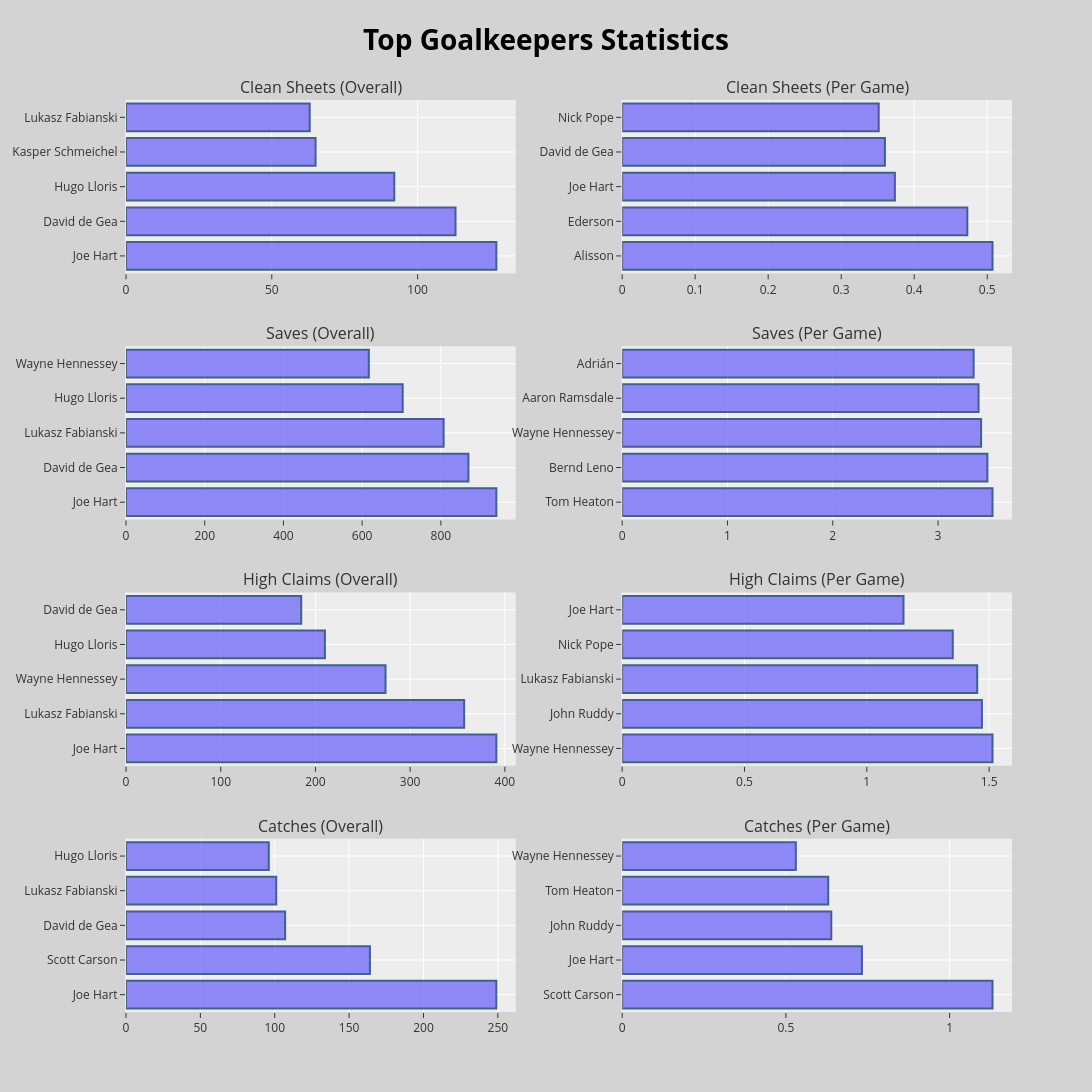

This figure's notebook cell:
### Markdown cell above
## 3. Players Stats By Playing Position <a class="anchor" id="3"></a>
### 3.1 Goalkeepers  <a class="anchor" id="3.1"></a>

One of the key stats for goalkeepers is the much coveted `clean sheet` (conceeding zero goals in a game). Although this stat is not entierly dependent on the performance/ability of the goalkeeper only (a solid defence-line infront of a goalkeeper always helps), this metric shows how good a goal keeper is. The goalkeeper who kept the most clean sheets is awarded a golden-glove for thier effort at the end of a season. Other important qualities of a goalkeeper are:

*  Clean sheets
*  Saves
*  Penalties saved 
*  Punches 
*  High Claims 
*  Catches

**Extra info**: 
Most Expensive goal keepers in the EPL are:
1. Kepa Arrizabalaga (SPN), Athletic Bilbao to Chelsea in 2018, £71m
2. Alisson Becker (BRA), AS Roma to Liverpool in 2018, £65m
3. Ederson Moraes (BRA), Benfica to Manchester City in 2017, £34.7m

[Here is the reference. ](https://www.espn.com/soccer/soccer-transfers/story/3135816/the-10-most-expensive-goalkeepers-kepa-alisson-becker-courtois-ederson)

### Code cell
from plotly.subplots import make_subplots
import plotly.graph_objects as go

# =========================
# TOP N PLAYERS
# =========================

head = 5

# -------------------------
# OVERALL STATS
# -------------------------

df1 = goalies_38app.sort_values(
    by='Clean sheets',
    ascending=False
).head(head)

df2 = goalies_38app.sort_values(
    by='Saves',
    ascending=False
).head(head)

df3 = goalies_38app.sort_values(
    by='High Claims',
    ascending=False
).head(head)

df4 = goalies_38app.sort_values(
    by='Catches',
    ascending=False
).head(head)

# -------------------------
# PER GAME STATS
# -------------------------

df11 = goalies_.sort_values(
    by='Clean sheets',
    ascending=False
).head(head)

df12 = goalies_.sort_values(
    by='Saves',
    ascending=False
).head(head)

df13 = goalies_.sort_values(
    by='High Claims',
    ascending=False
).head(head)

df14 = goalies_.sort_values(
    by='Catches',
    ascending=False
).head(head)

# =========================
# CREATE SUBPLOTS
# =========================

fig = make_subplots(
    rows=4,
    cols=2,

    subplot_titles=(
        'Clean Sheets (Overall)',
        'Clean Sheets (Per Game)',

        'Saves (Overall)',
        'Saves (Per Game)',

        'High Claims (Overall)',
        'High Claims (Per Game)',

        'Catches (Overall)',
        'Catches (Per Game)'
    ),

    horizontal_spacing=0.12,
    vertical_spacing=0.08
)

# =========================
# ADD BAR CHARTS
# =========================

# Row 1
fig.add_trace(
    go.Bar(
        y=df1["Name"],
        x=df1['Clean sheets'],
        hovertext=df1['Club'],
        orientation='h',
        name='Clean Sheets Overall'
    ),
    row=1, col=1
)

fig.add_trace(
    go.Bar(
        y=df11["Name"],
        x=df11['Clean sheets'],
        hovertext=df11['Club'],
        orientation='h',
        name='Clean Sheets Per Game'
    ),
    row=1, col=2
)

# Row 2
fig.add_trace(
    go.Bar(
        y=df2["Name"],
        x=df2['Saves'],
        hovertext=df2['Club'],
        orientation='h',
        name='Saves Overall'
    ),
    row=2, col=1
)

fig.add_trace(
    go.Bar(
        y=df12["Name"],
        x=df12['Saves'],
        hovertext=df12['Club'],
        orientation='h',
        name='Saves Per Game'
    ),
    row=2, col=2
)

# Row 3
fig.add_trace(
    go.Bar(
        y=df3["Name"],
        x=df3['High Claims'],
        hovertext=df3['Club'],
        orientation='h',
        name='High Claims Overall'
    ),
    row=3, col=1
)

fig.add_trace(
    go.Bar(
        y=df13["Name"],
        x=df13['High Claims'],
        hovertext=df13['Club'],
        orientation='h',
        name='High Claims Per Game'
    ),
    row=3, col=2
)

# Row 4
fig.add_trace(
    go.Bar(
        y=df4["Name"],
        x=df4['Catches'],
        hovertext=df4['Club'],
        orientation='h',
        name='Catches Overall'
    ),
    row=4, col=1
)

fig.add_trace(
    go.Bar(
        y=df14["Name"],
        x=df14['Catches'],
        hovertext=df14['Club'],
        orientation='h',
        name='Catches Per Game'
    ),
    row=4, col=2
)

# =========================
# STYLE TRACES
# =========================

fig.update_traces(
    marker_color='rgb(110,102,250)',
    marker_line_color='rgb(8,48,107)',
    marker_line_width=2,
    opacity=0.75
)

# =========================
# UPDATE LAYOUT
# =========================

fig.update_layout(

    title={
        'text': '<b>Top Goalkeepers Statistics</b>',
        'x': 0.5,
        'xanchor': 'center',
        'font': {
            'size': 28,
            'color': 'black'
        }
    },

    showlegend=False,

    autosize=False,
    width=1300,
    height=1200,

    template='ggplot2',

    paper_bgcolor='lightgray'
)

# =========================
# SHOW FIGURE
# =========================

fig.show()

### Figure 1 — Plotly figure (JSON) as saved in the notebook; plotly's stock layout.template omitted (floating-point values rounded to 4 significant figures)
{"data": [{"hovertext": ["Tottenham-Hotspur", "Manchester-United", "Tottenham-Hotspur", "Leicester-City", "West-Ham-United"], "marker": {"color": "rgb(110,102,250)", "line": {"color": "rgb(8,48,107)", "width": 2}}, "name": "Clean Sheets Overall", "opacity": 0.75, "orientation": "h", "type": "bar", "x": [127.0, 113.0, 92.0, 65.0, 63.0], "xaxis": "x", "y": ["Joe Hart", "David de Gea", "Hugo Lloris", "Kasper Schmeichel", "Lukasz Fabianski"], "yaxis": "y"}, {"hovertext": ["Liverpool", "Manchester-City", "Tottenham-Hotspur", "Manchester-United", "Burnley"], "marker": {"color": "rgb(110,102,250)", "line": {"color": "rgb(8,48,107)", "width": 2}}, "name": "Clean Sheets Per Game", "opacity": 0.75, "orientation": "h", "type": "bar", "x": [0.5072, 0.4727, 0.3735, 0.3599, 0.3514], "xaxis": "x2", "y": ["Alisson", "Ederson", "Joe Hart", "David de Gea", "Nick Pope"], "yaxis": "y2"}, {"hovertext": ["Tottenham-Hotspur", "Manchester-United", "West-Ham-United", "Tottenham-Hotspur", "Crystal-Palace"], "marker": {"color": "rgb(110,102,250)", "line": {"color": "rgb(8,48,107)", "width": 2}}, "name": "Saves Overall", "opacity": 0.75, "orientation": "h", "type": "bar", "x": [941.0, 870.0, 807.0, 703.0, 617.0], "xaxis": "x3", "y": ["Joe Hart", "David de Gea", "Lukasz Fabianski", "Hugo Lloris", "Wayne Hennessey"], "yaxis": "y3"}, {"hovertext": ["Aston-Villa", "Arsenal", "Crystal-Palace", "Sheffield-United", "Liverpool"], "marker": {"color": "rgb(110,102,250)", "line": {"color": "rgb(8,48,107)", "width": 2}}, "name": "Saves Per Game", "opacity": 0.75, "orientation": "h", "type": "bar", "x": [3.517, 3.469, 3.409, 3.385, 3.338], "xaxis": "x4", "y": ["Tom Heaton", "Bernd Leno", "Wayne Hennessey", "Aaron Ramsdale", "Adrián"], "yaxis": "y4"}, {"hovertext": ["Tottenham-Hotspur", "West-Ham-United", "Crystal-Palace", "Tottenham-Hotspur", "Manchester-United"], "marker": {"color": "rgb(110,102,250)", "line": {"color": "rgb(8,48,107)", "width": 2}}, "name": "High Claims Overall", "opacity": 0.75, "orientation": "h", "type": "bar", "x": [391.0, 357.0, 274.0, 210.0, 185.0], "xaxis": "x5", "y": ["Joe Hart", "Lukasz Fabianski", "Wayne Hennessey", "Hugo Lloris", "David de Gea"], "yaxis": "y5"}, {"hovertext": ["Crystal-Palace", "Wolverhampton-Wanderers", "West-Ham-United", "Burnley", "Tottenham-Hotspur"], "marker": {"color": "rgb(110,102,250)", "line": {"color": "rgb(8,48,107)", "width": 2}}, "name": "High Claims Per Game", "opacity": 0.75, "orientation": "h", "type": "bar", "x": [1.514, 1.471, 1.451, 1.351, 1.15], "xaxis": "x6", "y": ["Wayne Hennessey", "John Ruddy", "Lukasz Fabianski", "Nick Pope", "Joe Hart"], "yaxis": "y6"}, {"hovertext": ["Tottenham-Hotspur", "Manchester-City", "Manchester-United", "West-Ham-United", "Tottenham-Hotspur"], "marker": {"color": "rgb(110,102,250)", "line": {"color": "rgb(8,48,107)", "width": 2}}, "name": "Catches Overall", "opacity": 0.75, "orientation": "h", "type": "bar", "x": [249.0, 164.0, 107.0, 101.0, 96.0], "xaxis": "x7", "y": ["Joe Hart", "Scott Carson", "David de Gea", "Lukasz Fabianski", "Hugo Lloris"], "yaxis": "y7"}, {"hovertext": ["Manchester-City", "Tottenham-Hotspur", "Wolverhampton-Wanderers", "Aston-Villa", "Crystal-Palace"], "marker": {"color": "rgb(110,102,250)", "line": {"color": "rgb(8,48,107)", "width": 2}}, "name": "Catches Per Game", "opacity": 0.75, "orientation": "h", "type": "bar", "x": [1.131, 0.7324, 0.6387, 0.6293, 0.5304], "xaxis": "x8", "y": ["Scott Carson", "Joe Hart", "John Ruddy", "Tom Heaton", "Wayne Hennessey"], "yaxis": "y8"}], "layout": {"annotations": [{"font": {"size": 16}, "showarrow": false, "text": "Clean Sheets (Overall)", "x": 0.22, "xanchor": "center", "xref": "paper", "y": 1, "yanchor": "bottom", "yref": "paper"}, {"font": {"size": 16}, "showarrow": false, "text": "Clean Sheets (Per Game)", "x": 0.78, "xanchor": "center", "xref": "paper", "y": 1, "yanchor": "bottom", "yref": "paper"}, {"font": {"size": 16}, "showarrow": false, "text": "Saves (Overall)", "x": 0.22, "xanchor": "center", "xref": "paper", "y": 0.73, "yanchor": "bottom", "yref": "paper"}, {"font": {"size": 16}, "showarrow": false, "text": "Saves (Per Game)", "x": 0.78, "xanchor": "center", "xref": "paper", "y": 0.73, "yanchor": "bottom", "yref": "paper"}, {"font": {"size": 16}, "showarrow": false, "text": "High Claims (Overall)", "x": 0.22, "xanchor": "center", "xref": "paper", "y": 0.46, "yanchor": "bottom", "yref": "paper"}, {"font": {"size": 16}, "showarrow": false, "text": "High Claims (Per Game)", "x": 0.78, "xanchor": "center", "xref": "paper", "y": 0.46, "yanchor": "bottom", "yref": "paper"}, {"font": {"size": 16}, "showarrow": false, "text": "Catches (Overall)", "x": 0.22, "xanchor": "center", "xref": "paper", "y": 0.19, "yanchor": "bottom", "yref": "paper"}, {"font": {"size": 16}, "showarrow": false, "text": "Catches (Per Game)", "x": 0.78, "xanchor": "center", "xref": "paper", "y": 0.19, "yanchor": "bottom", "yref": "paper"}], "autosize": false, "height": 1200, "paper_bgcolor": "lightgray", "showlegend": false, "title": {"font": {"color": "black", "size": 28}, "text": "<b>Top Goalkeepers Statistics</b>", "x": 0.5, "xanchor": "center"}, "width": 1300, "xaxis": {"anchor": "y", "domain": [0, 0.44]}, "xaxis2": {"anchor": "y2", "domain": [0.56, 1]}, "xaxis3": {"anchor": "y3", "domain": [0, 0.44]}, "xaxis4": {"anchor": "y4", "domain": [0.56, 1]}, "xaxis5": {"anchor": "y5", "domain": [0, 0.44]}, "xaxis6": {"anchor": "y6", "domain": [0.56, 1]}, "xaxis7": {"anchor": "y7", "domain": [0, 0.44]}, "xaxis8": {"anchor": "y8", "domain": [0.56, 1]}, "yaxis": {"anchor": "x", "domain": [0.81, 1]}, "yaxis2": {"anchor": "x2", "domain": [0.81, 1]}, "yaxis3": {"anchor": "x3", "domain": [0.54, 0.73]}, "yaxis4": {"anchor": "x4", "domain": [0.54, 0.73]}, "yaxis5": {"anchor": "x5", "domain": [0.27, 0.46]}, "yaxis6": {"anchor": "x6", "domain": [0.27, 0.46]}, "yaxis7": {"anchor": "x7", "domain": [0, 0.19]}, "yaxis8": {"anchor": "x8", "domain": [0, 0.19]}}}
